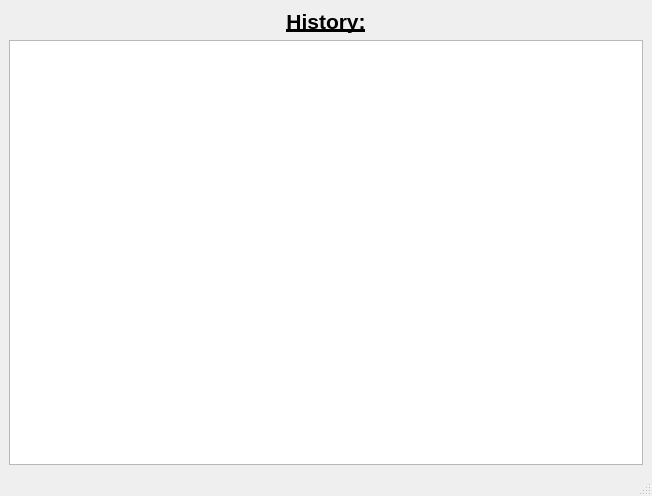
<?xml version="1.0" encoding="UTF-8"?>
<ui version="4.0">
 <class>HistoryWindow</class>
 <widget class="QMainWindow" name="HistoryWindow">
  <property name="geometry">
   <rect>
    <x>0</x>
    <y>0</y>
    <width>652</width>
    <height>496</height>
   </rect>
  </property>
  <property name="windowTitle">
   <string>MainWindow</string>
  </property>
  <widget class="QWidget" name="centralwidget">
   <layout class="QVBoxLayout" name="verticalLayout_2">
    <item>
     <layout class="QVBoxLayout" name="verticalLayout">
      <item>
       <widget class="QLabel" name="label">
        <property name="text">
         <string>&lt;html&gt;&lt;head/&gt;&lt;body&gt;&lt;p align=&quot;center&quot;&gt;&lt;span style=&quot; font-size:16pt; font-weight:600; text-decoration: underline;&quot;&gt;History:&lt;/span&gt;&lt;/p&gt;&lt;/body&gt;&lt;/html&gt;</string>
        </property>
       </widget>
      </item>
      <item>
       <widget class="QTextEdit" name="textHistory"/>
      </item>
     </layout>
    </item>
   </layout>
  </widget>
  <widget class="QStatusBar" name="statusBar"/>
 </widget>
 <resources/>
 <connections/>
</ui>
